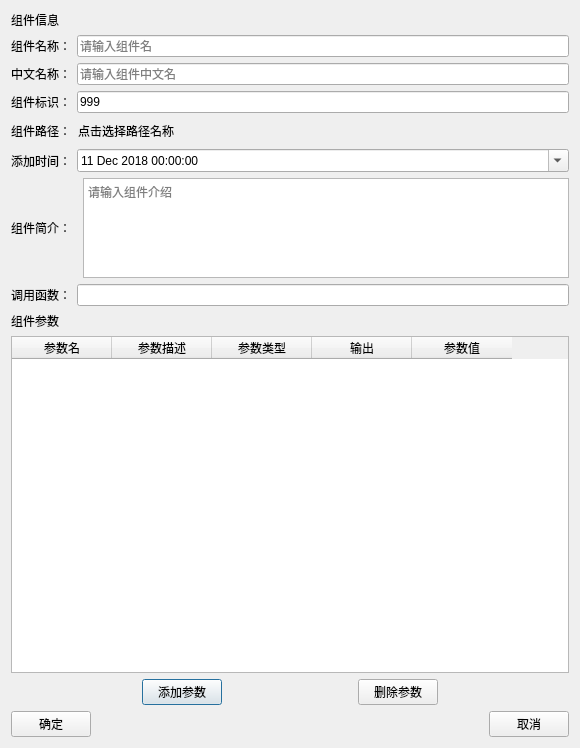
<?xml version="1.0" encoding="UTF-8"?>
<ui version="4.0">
 <class>ParamEditRadarDialog</class>
 <widget class="QDialog" name="ParamEditRadarDialog">
  <property name="geometry">
   <rect>
    <x>0</x>
    <y>0</y>
    <width>580</width>
    <height>748</height>
   </rect>
  </property>
  <property name="sizePolicy">
   <sizepolicy hsizetype="Fixed" vsizetype="Fixed">
    <horstretch>0</horstretch>
    <verstretch>0</verstretch>
   </sizepolicy>
  </property>
  <property name="minimumSize">
   <size>
    <width>580</width>
    <height>748</height>
   </size>
  </property>
  <property name="maximumSize">
   <size>
    <width>580</width>
    <height>748</height>
   </size>
  </property>
  <property name="windowTitle">
   <string>组件编辑</string>
  </property>
  <layout class="QGridLayout" name="gridLayout_3">
   <item row="1" column="0">
    <layout class="QGridLayout" name="gridLayout_2">
     <item row="0" column="0">
      <widget class="QLabel" name="label_Param">
       <property name="text">
        <string>组件参数</string>
       </property>
      </widget>
     </item>
     <item row="1" column="0">
      <widget class="QTableWidget" name="tableWidget_Param">
       <property name="frameShape">
        <enum>QFrame::StyledPanel</enum>
       </property>
       <property name="frameShadow">
        <enum>QFrame::Plain</enum>
       </property>
       <property name="sizeAdjustPolicy">
        <enum>QAbstractScrollArea::AdjustIgnored</enum>
       </property>
       <property name="textElideMode">
        <enum>Qt::ElideMiddle</enum>
       </property>
       <property name="gridStyle">
        <enum>Qt::SolidLine</enum>
       </property>
       <property name="sortingEnabled">
        <bool>true</bool>
       </property>
       <property name="rowCount">
        <number>0</number>
       </property>
       <column>
        <property name="text">
         <string>参数名</string>
        </property>
        <property name="textAlignment">
         <set>AlignCenter</set>
        </property>
       </column>
       <column>
        <property name="text">
         <string>参数描述</string>
        </property>
        <property name="textAlignment">
         <set>AlignCenter</set>
        </property>
       </column>
       <column>
        <property name="text">
         <string>参数类型</string>
        </property>
        <property name="textAlignment">
         <set>AlignCenter</set>
        </property>
       </column>
       <column>
        <property name="text">
         <string>输出</string>
        </property>
        <property name="toolTip">
         <string>&lt;html&gt;&lt;head/&gt;&lt;body&gt;&lt;p&gt;是不是输出端口，1是，0否，2参数&lt;/p&gt;&lt;/body&gt;&lt;/html&gt;</string>
        </property>
        <property name="textAlignment">
         <set>AlignCenter</set>
        </property>
       </column>
       <column>
        <property name="text">
         <string>参数值</string>
        </property>
        <property name="textAlignment">
         <set>AlignCenter</set>
        </property>
       </column>
      </widget>
     </item>
     <item row="2" column="0">
      <layout class="QHBoxLayout" name="horizontalLayout">
       <item>
        <spacer name="horizontalSpacer_2">
         <property name="orientation">
          <enum>Qt::Horizontal</enum>
         </property>
         <property name="sizeHint" stdset="0">
          <size>
           <width>40</width>
           <height>20</height>
          </size>
         </property>
        </spacer>
       </item>
       <item>
        <widget class="QPushButton" name="pushButton_Add">
         <property name="text">
          <string>添加参数</string>
         </property>
        </widget>
       </item>
       <item>
        <spacer name="horizontalSpacer">
         <property name="orientation">
          <enum>Qt::Horizontal</enum>
         </property>
         <property name="sizeHint" stdset="0">
          <size>
           <width>40</width>
           <height>20</height>
          </size>
         </property>
        </spacer>
       </item>
       <item>
        <widget class="QPushButton" name="pushButton_Del">
         <property name="text">
          <string>删除参数</string>
         </property>
        </widget>
       </item>
       <item>
        <spacer name="horizontalSpacer_3">
         <property name="orientation">
          <enum>Qt::Horizontal</enum>
         </property>
         <property name="sizeHint" stdset="0">
          <size>
           <width>40</width>
           <height>20</height>
          </size>
         </property>
        </spacer>
       </item>
      </layout>
     </item>
     <item row="3" column="0">
      <layout class="QHBoxLayout" name="horizontalLayout_2">
       <item>
        <widget class="QPushButton" name="pushButton_OK">
         <property name="text">
          <string>确定</string>
         </property>
        </widget>
       </item>
       <item>
        <spacer name="horizontalSpacer_4">
         <property name="orientation">
          <enum>Qt::Horizontal</enum>
         </property>
         <property name="sizeHint" stdset="0">
          <size>
           <width>40</width>
           <height>20</height>
          </size>
         </property>
        </spacer>
       </item>
       <item>
        <widget class="QPushButton" name="pushButton_Cancel">
         <property name="text">
          <string>取消</string>
         </property>
        </widget>
       </item>
      </layout>
     </item>
    </layout>
   </item>
   <item row="0" column="0">
    <layout class="QGridLayout" name="gridLayout">
     <item row="6" column="0">
      <layout class="QHBoxLayout" name="horizontalLayout_3">
       <item>
        <widget class="QLabel" name="label_Desc">
         <property name="minimumSize">
          <size>
           <width>66</width>
           <height>0</height>
          </size>
         </property>
         <property name="maximumSize">
          <size>
           <width>66</width>
           <height>16777215</height>
          </size>
         </property>
         <property name="text">
          <string>组件简介：</string>
         </property>
        </widget>
       </item>
       <item>
        <widget class="QTextEdit" name="textEdit">
         <property name="sizePolicy">
          <sizepolicy hsizetype="Preferred" vsizetype="Preferred">
           <horstretch>0</horstretch>
           <verstretch>0</verstretch>
          </sizepolicy>
         </property>
         <property name="minimumSize">
          <size>
           <width>0</width>
           <height>100</height>
          </size>
         </property>
         <property name="maximumSize">
          <size>
           <width>16777215</width>
           <height>100</height>
          </size>
         </property>
         <property name="documentTitle">
          <string/>
         </property>
         <property name="placeholderText">
          <string>请输入组件介绍</string>
         </property>
        </widget>
       </item>
      </layout>
     </item>
     <item row="0" column="0">
      <widget class="QLabel" name="label_3">
       <property name="text">
        <string>组件信息</string>
       </property>
      </widget>
     </item>
     <item row="2" column="0">
      <layout class="QFormLayout" name="formLayout_7">
       <item row="0" column="0">
        <widget class="QLabel" name="label_CN_Name">
         <property name="text">
          <string>中文名称：</string>
         </property>
        </widget>
       </item>
       <item row="0" column="1">
        <widget class="QLineEdit" name="lineEdit_CN_Name">
         <property name="text">
          <string/>
         </property>
         <property name="placeholderText">
          <string>请输入组件中文名</string>
         </property>
        </widget>
       </item>
      </layout>
     </item>
     <item row="1" column="0">
      <layout class="QFormLayout" name="formLayout_3">
       <item row="0" column="0">
        <widget class="QLabel" name="label_Name">
         <property name="text">
          <string>组件名称：</string>
         </property>
        </widget>
       </item>
       <item row="0" column="1">
        <widget class="QLineEdit" name="lineEdit_Name">
         <property name="text">
          <string/>
         </property>
         <property name="placeholderText">
          <string>请输入组件名</string>
         </property>
        </widget>
       </item>
      </layout>
     </item>
     <item row="3" column="0">
      <layout class="QFormLayout" name="formLayout_4">
       <item row="0" column="0">
        <widget class="QLabel" name="label_ID">
         <property name="text">
          <string>组件标识：</string>
         </property>
        </widget>
       </item>
       <item row="0" column="1">
        <widget class="QLineEdit" name="lineEdit_ID">
         <property name="inputMask">
          <string/>
         </property>
         <property name="text">
          <string>999</string>
         </property>
         <property name="placeholderText">
          <string>请输入组件id（数字）</string>
         </property>
        </widget>
       </item>
      </layout>
     </item>
     <item row="4" column="0">
      <layout class="QFormLayout" name="formLayout_5">
       <item row="0" column="0">
        <widget class="QLabel" name="label_Path">
         <property name="text">
          <string>组件路径：</string>
         </property>
        </widget>
       </item>
       <item row="0" column="1">
        <widget class="QPushButton" name="pushButton_Path">
         <property name="sizePolicy">
          <sizepolicy hsizetype="Maximum" vsizetype="Maximum">
           <horstretch>0</horstretch>
           <verstretch>0</verstretch>
          </sizepolicy>
         </property>
         <property name="minimumSize">
          <size>
           <width>491</width>
           <height>24</height>
          </size>
         </property>
         <property name="maximumSize">
          <size>
           <width>491</width>
           <height>24</height>
          </size>
         </property>
         <property name="styleSheet">
          <string notr="true">text-align: left;</string>
         </property>
         <property name="text">
          <string>点击选择路径名称</string>
         </property>
         <property name="icon">
          <iconset resource="../Res/res.qrc">
           <normaloff>:/img/path.png</normaloff>:/img/path.png</iconset>
         </property>
         <property name="autoDefault">
          <bool>false</bool>
         </property>
         <property name="default">
          <bool>false</bool>
         </property>
         <property name="flat">
          <bool>true</bool>
         </property>
        </widget>
       </item>
      </layout>
     </item>
     <item row="5" column="0">
      <layout class="QFormLayout" name="formLayout_6">
       <item row="0" column="0">
        <widget class="QLabel" name="label_Time">
         <property name="text">
          <string>添加时间：</string>
         </property>
        </widget>
       </item>
       <item row="0" column="1">
        <widget class="QDateTimeEdit" name="dateTimeEdit">
         <property name="sizePolicy">
          <sizepolicy hsizetype="Expanding" vsizetype="Fixed">
           <horstretch>0</horstretch>
           <verstretch>0</verstretch>
          </sizepolicy>
         </property>
         <property name="date">
          <date>
           <year>2018</year>
           <month>12</month>
           <day>11</day>
          </date>
         </property>
         <property name="calendarPopup">
          <bool>true</bool>
         </property>
         <property name="timeSpec">
          <enum>Qt::UTC</enum>
         </property>
        </widget>
       </item>
      </layout>
     </item>
     <item row="7" column="0">
      <layout class="QFormLayout" name="formLayout_2">
       <property name="horizontalSpacing">
        <number>6</number>
       </property>
       <property name="verticalSpacing">
        <number>6</number>
       </property>
       <item row="0" column="0">
        <widget class="QLabel" name="label_fun">
         <property name="text">
          <string>调用函数：</string>
         </property>
        </widget>
       </item>
       <item row="0" column="1">
        <widget class="QLineEdit" name="lineEdit_Fun"/>
       </item>
      </layout>
     </item>
    </layout>
   </item>
  </layout>
 </widget>
 <resources>
  <include location="../Res/res.qrc"/>
 </resources>
 <connections/>
</ui>
